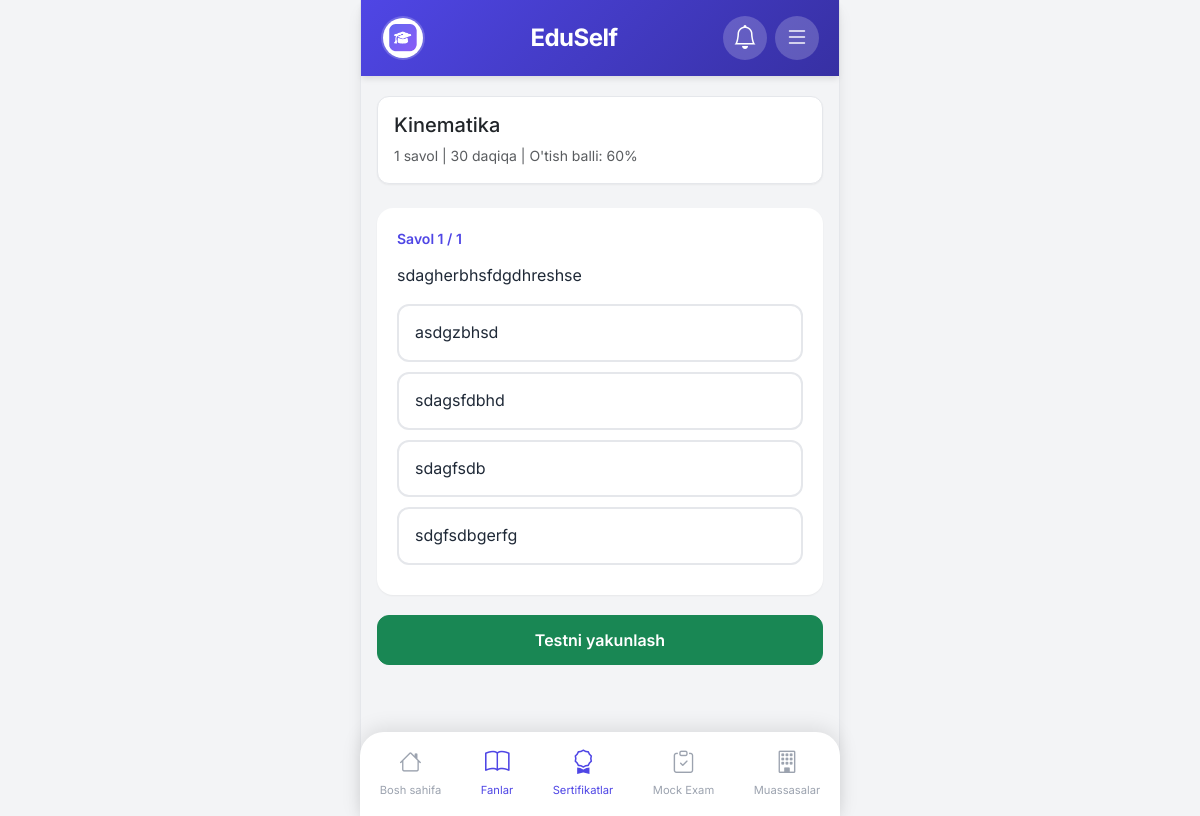
The page /cert-tests/1/ (signed in) on the database its author committed.
### accounts/models.py (models this page shows, shortened)
class User(AbstractUser):
    email = models.EmailField(unique=True)
    profile_image = models.ImageField(upload_to='profiles/', blank=True, null=True)
    bio = models.TextField(blank=True)
    created_at = models.DateTimeField(auto_now_add=True)
    updated_at = models.DateTimeField(auto_now=True)

### core/models.py (models this page shows, shortened)
class CertificateTest(models.Model):
    topic = models.ForeignKey(CertificateTopic, on_delete=models.CASCADE, related_name='cert_tests', verbose_name="Mavzu")
    title = models.CharField(max_length=200, verbose_name="Test nomi")
    description = models.TextField(blank=True, verbose_name="Tavsif")
    time_limit = models.PositiveIntegerField(default=30, verbose_name="Vaqt limiti (daqiqa)")
    passing_score = models.PositiveIntegerField(default=60, verbose_name="O'tish balli (%)")
    is_active = models.BooleanField(default=True, verbose_name="Faol")
    created_at = models.DateTimeField(auto_now_add=True)
    class Meta:
        ordering = ['-created_at']
        verbose_name = "Sertifikat testi"
        verbose_name_plural = "Sertifikat testlari"

class CertificateQuestion(models.Model):
    test = models.ForeignKey(CertificateTest, on_delete=models.CASCADE, related_name='cert_questions', verbose_name="Test")
    text = models.TextField(verbose_name="Savol matni")
    image = models.ImageField(upload_to='cert_questions/', blank=True, null=True, verbose_name="Rasm")
    order = models.PositiveIntegerField(default=0, verbose_name="Tartib")
    class Meta:
        ordering = ['order']
        verbose_name = "Sertifikat savoli"
        verbose_name_plural = "Sertifikat savollari"

class CertificateAnswer(models.Model):
    question = models.ForeignKey(CertificateQuestion, on_delete=models.CASCADE, related_name='cert_answers', verbose_name="Savol")
    text = models.CharField(max_length=500, verbose_name="Javob matni")
    is_correct = models.BooleanField(default=False, verbose_name="To'g'ri javob")
    class Meta:
        verbose_name = "Sertifikat javobi"
        verbose_name_plural = "Sertifikat javoblari"

### core/views.py (the view, shortened to what this page needs)
# urls.py: path('cert-tests/<int:pk>/', views.take_cert_test_view, name='take_cert_test'),
@login_required
def take_cert_test_view(request, pk):
    test = get_object_or_404(CertificateTest, pk=pk, is_active=True)
    questions = test.cert_questions.all().prefetch_related('cert_answers')
    return render(request, 'core/take_cert_test.html', {'test': test, 'questions': questions})

### core/context_processors.py (called while the page is built)
def site_settings(request):
    try:
        settings = SiteSettings.objects.first()
    except:
        settings = None
    return {'site_settings': settings}

def notifications(request):
    if request.user.is_authenticated:
        user_notifications = Notification.objects.filter(
            user=request.user,
            is_read=False
        )
        global_notifications = Notification.objects.filter(
            is_global=True,
            is_read=False
        )
        all_notifications = (user_notifications | global_notifications).distinct().order_by('-created_at')[:10]
        unread_count = all_notifications.count()
    else:
        all_notifications = []
        unread_count = 0
    return {
        'notifications': all_notifications,
        'unread_notifications_count': unread_count
    }

### templates/core/take_cert_test.html (shortened to what this page needs)
{% extends 'base.html' %}
{% block content %}
<div class="card mb-4">
    <div class="card-body">
        <h5 class="mb-2">{{ test.title }}</h5>
        <p class="text-muted mb-0 small">{{ test.cert_questions.count }} savol | {{ test.time_limit }} daqiqa | O'tish balli: {{ test.passing_score }}%</p>
    </div>
</div>
<form method="post" id="testForm">
    {% for question in questions %}
    <div class="question-card">
        <div class="question-number">Savol {{ forloop.counter }} / {{ questions|length }}</div>
        <div class="question-text">{{ question.text }}</div>
        {% for answer in question.cert_answers.all %}
        <label class="answer-option">
            {{ answer.text }}
        </label>
        {% endfor %}
    </div>
    {% endfor %}
    <button type="submit" class="btn btn-success w-100 mb-4">Testni yakunlash</button>
</form>
{% endblock %}

### templates/base.html (shortened to what this page needs)
<!DOCTYPE html>
<html lang="uz">
<head>
    {% load static %}
    <link href="https://cdn.jsdelivr.net/npm/bootstrap@5.3.2/dist/css/bootstrap.min.css" rel="stylesheet">
    <link rel="stylesheet" href="https://cdn.jsdelivr.net/npm/bootstrap-icons@1.11.1/font/bootstrap-icons.css">
    <link rel="stylesheet" href="{% static 'css/style.css' %}">
</head>
<body>
    <div class="app-container">
        <header class="app-header">
            <div class="header-left">
                {% if user.is_authenticated %}
                <a href="{% url 'accounts:profile' %}" class="profile-btn">
                    {% if user.profile_image %}
                    <img src="{{ user.profile_image.url }}" alt="Profile" class="profile-img">
                    {% else %}
                    <i class="bi bi-person-circle"></i>
                    {% endif %}
                </a>
                {% else %}
                <a href="{% url 'accounts:login' %}" class="profile-btn">
                    <i class="bi bi-person-circle"></i>
                </a>
                {% endif %}
            </div>
            <div class="header-center">
                <a href="{% url 'core:home' %}" class="logo-text">EduSelf</a>
            </div>
            <div class="header-right">
                {% if user.is_authenticated %}
                <button class="notification-btn" type="button" data-bs-toggle="offcanvas" data-bs-target="#notificationMenu">
                    <i class="bi bi-bell"></i>
                </button>
                {% endif %}
                <button class="menu-btn" type="button" data-bs-toggle="offcanvas" data-bs-target="#sideMenu">
                    <i class="bi bi-list"></i>
                </button>
            </div>
        </header>
        <main class="app-content">
            {% block content %}{% endblock %}
        </main>
        <nav class="bottom-nav">
            <a href="{% url 'core:home' %}" class="nav-item {% if request.resolver_match.url_name == 'home' %}active{% endif %}">
                <i class="bi bi-house"></i>
                <span>Bosh sahifa</span>
            </a>
            <a href="{% url 'core:subjects' %}" class="nav-item {% if 'subjects' in request.path or 'topics' in request.path or 'tests' in request.path %}active{% endif %}">
                <i class="bi bi-book"></i>
                <span>Fanlar</span>
            </a>
            <a href="{% url 'core:certificates' %}" class="nav-item {% if 'certificates' in request.path or 'cert' in request.path %}active{% endif %}">
                <i class="bi bi-award"></i>
                <span>Sertifikatlar</span>
            </a>
            <a href="{% url 'core:mock_exams' %}" class="nav-item {% if 'mock' in request.path %}active{% endif %}">
                <i class="bi bi-clipboard-check"></i>
                <span>Mock Exam</span>
            </a>
            <a href="{% url 'core:institutions' %}" class="nav-item {% if 'institutions' in request.path %}active{% endif %}">
                <i class="bi bi-building"></i>
                <span>Muassasalar</span>
            </a>
        </nav>
    </div>
</body>
</html>

### static/css/style.css (style rules this page uses)
:root { --primary-color: #4F46E5; --primary-light: #818CF8; --primary-dark: #3730A3; --secondary-color: #10B981; --accent-color: #F59E0B; --danger-color: #EF4444; --background-color: #F3F4F6; --card-bg: #FFFFFF; --text-primary: #1F2937; --text-secondary: #6B7280; --text-muted: #9CA3AF; --border-color: #E5E7EB; --shadow-sm: 0 1px 2px 0 rgba(0, 0, 0, 0.05); --shadow-md: 0 4px 6px -1px rgba(0, 0, 0, 0.1); --shadow-lg: 0 10px 15px -3px rgba(0, 0, 0, 0.1); --radius-sm: 8px; --radius-md: 12px; --radius-lg: 16px; --radius-xl: 24px; }
* { margin: 0; padding: 0; box-sizing: border-box; }
body { font-family: 'Inter', -apple-system, BlinkMacSystemFont, sans-serif; background-color: var(--background-color); color: var(--text-primary); line-height: 1.6; -webkit-font-smoothing: antialiased; }
.app-container { max-width: 480px; margin: 0 auto; min-height: 100vh; background-color: var(--background-color); position: relative; padding-bottom: 80px; }
.app-header { position: sticky; top: 0; z-index: 100; background: linear-gradient(135deg, var(--primary-color) 0%, var(--primary-dark) 100%); padding: 16px 20px; display: flex; justify-content: space-between; align-items: center; box-shadow: var(--shadow-md); }
.header-left { width: 44px; }
.header-right { display: flex; gap: 8px; align-items: center; }
.profile-btn, .menu-btn, .notification-btn { width: 44px; height: 44px; border-radius: 50%; background: rgba(255, 255, 255, 0.2); border: none; display: flex; align-items: center; justify-content: center; color: white; font-size: 1.5rem; text-decoration: none; transition: all 0.3s ease; position: relative; }
.profile-img { width: 40px; height: 40px; border-radius: 50%; object-fit: cover; }
.logo-text { font-size: 1.5rem; font-weight: 700; color: white; text-decoration: none; letter-spacing: -0.5px; }
.app-content { padding: 20px 16px 20px 16px; min-height: calc(100vh - 140px); }
.bottom-nav { position: fixed; bottom: 0; left: 50%; transform: translateX(-50%); width: 100%; max-width: 480px; background: white; display: flex; justify-content: space-around; padding: 8px 0 12px; box-shadow: 0 -4px 20px rgba(0, 0, 0, 0.1); border-radius: 24px 24px 0 0; z-index: 100; }
.nav-item { display: flex; flex-direction: column; align-items: center; text-decoration: none; color: var(--text-muted); font-size: 0.7rem; padding: 4px 8px; transition: all 0.3s ease; }
.nav-item i { font-size: 1.4rem; margin-bottom: 2px; }
.nav-item.active { color: var(--primary-color); }
.nav-item.active i { transform: scale(1.1); }
.card { background: var(--card-bg); border-radius: var(--radius-md); box-shadow: var(--shadow-sm); border: 1px solid var(--border-color); margin-bottom: 16px; overflow: hidden; transition: all 0.3s ease; }
.card-body { padding: 16px; }
.btn { border-radius: var(--radius-md); padding: 12px 24px; font-weight: 600; transition: all 0.3s ease; }
.question-card { background: white; border-radius: var(--radius-lg); padding: 20px; margin-bottom: 20px; box-shadow: var(--shadow-sm); }
.question-number { font-size: 0.875rem; color: var(--primary-color); font-weight: 600; margin-bottom: 12px; }
.question-text { font-size: 1rem; line-height: 1.6; margin-bottom: 16px; }
.answer-option { display: block; padding: 14px 16px; margin-bottom: 10px; border: 2px solid var(--border-color); border-radius: var(--radius-md); cursor: pointer; transition: all 0.3s ease; }
@media (min-width: 481px) { .app-container { border-left: 1px solid var(--border-color); border-right: 1px solid var(--border-color); box-shadow: var(--shadow-lg); } }

### rows shown on the page
User: profile_image (picture)
CertificateTest: title "Kinematika", cert_questions.count "1", time_limit "30", passing_score "60"
CertificateQuestion: questions "1", text "sdagherbhsfdgdhreshse"
CertificateAnswer: text "asdgzbhsd"
CertificateAnswer: text "sdagsfdbhd"
CertificateAnswer: text "sdagfsdb"
CertificateAnswer: text "sdgfsdbgerfg"
